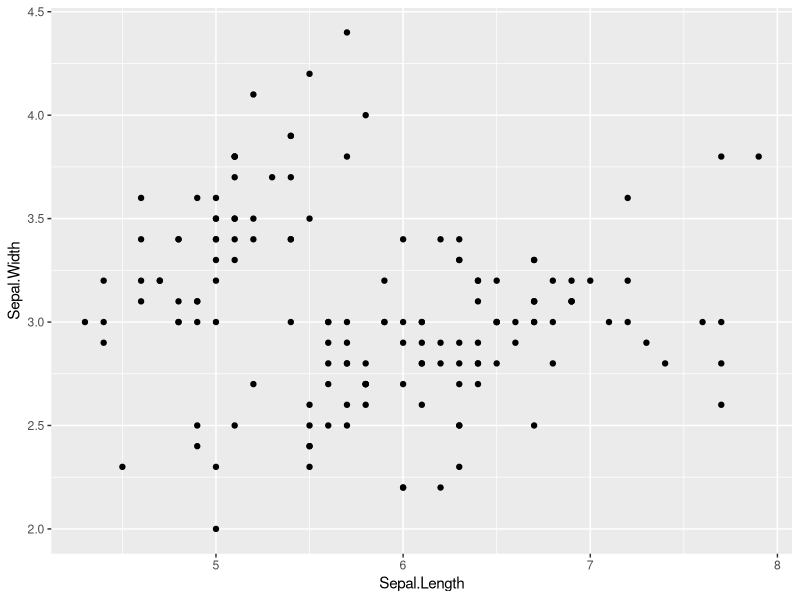
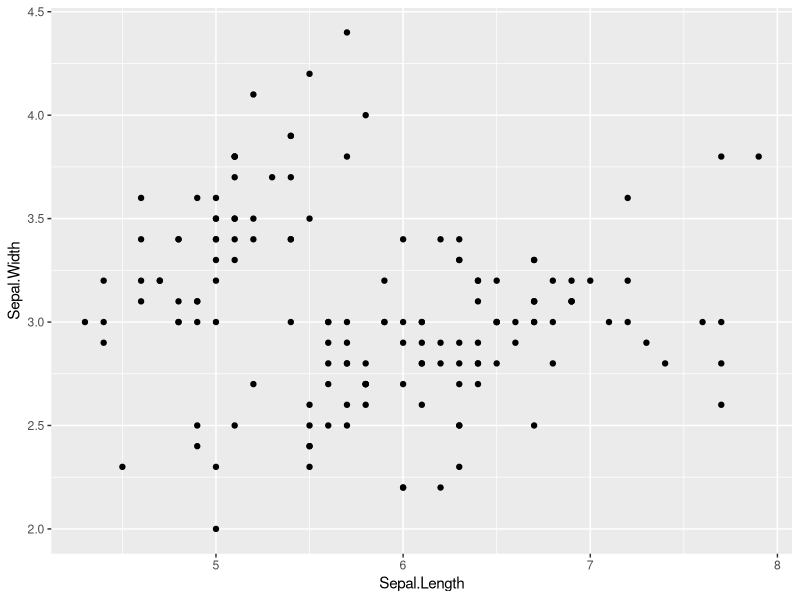
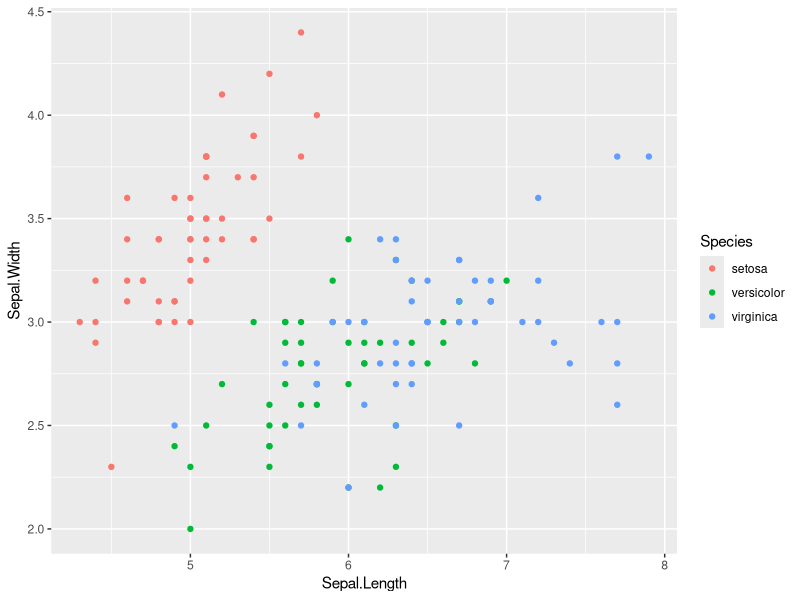
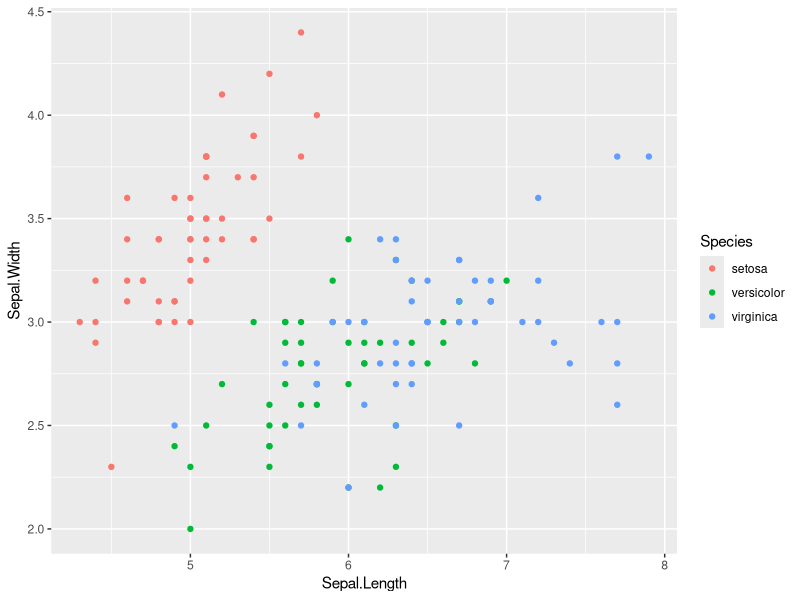
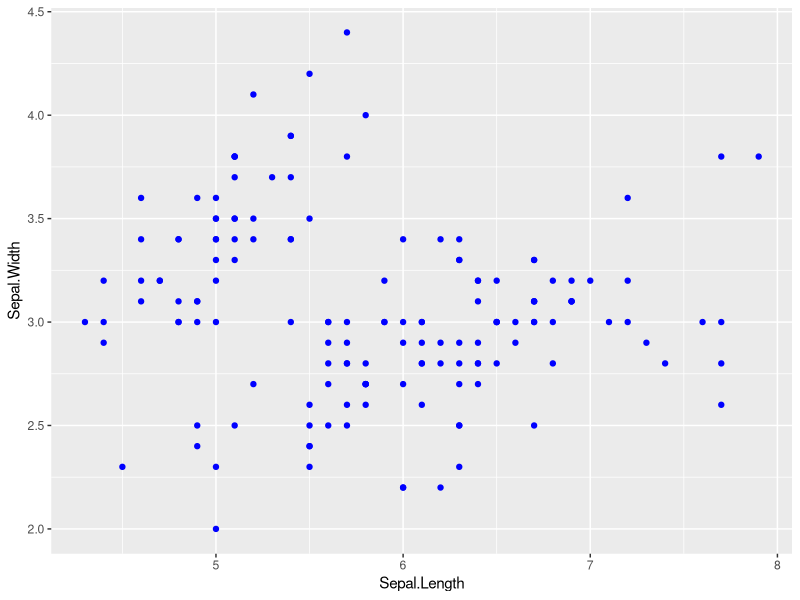
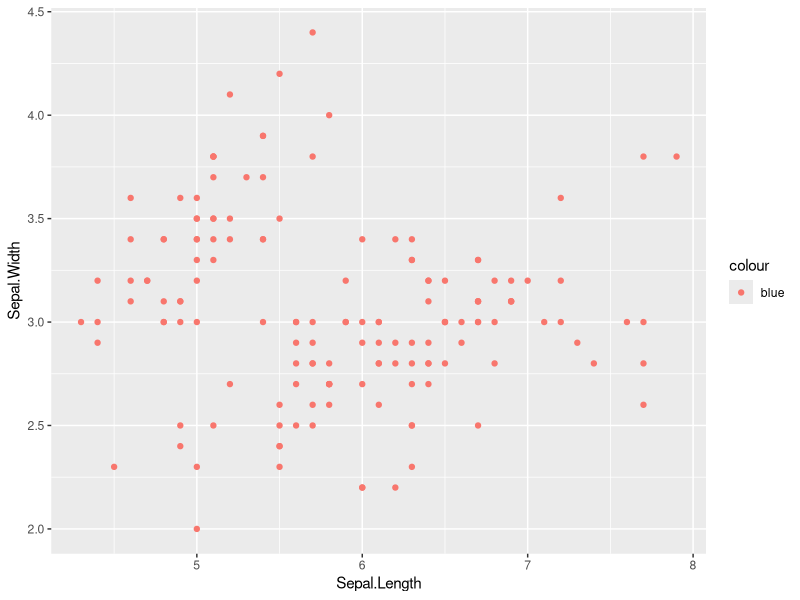
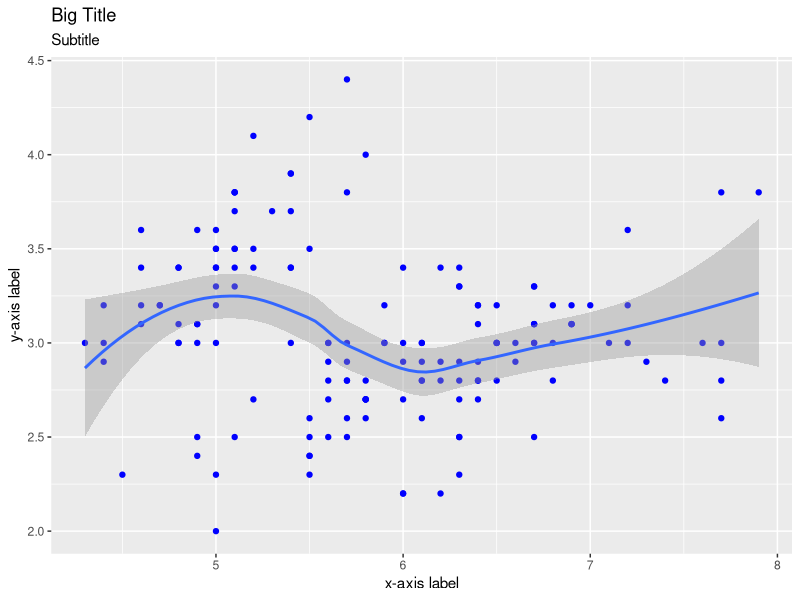

The R source for these figures, in order:
## ---- chunk 1
knitr::opts_chunk$set(echo = TRUE, error = TRUE)
## ---- chunk 2
name = c("Leia", "Luke", "Han")
height = c(150, 175, 185)
force = c(TRUE, TRUE, FALSE)
## ---- chunk 3
ind1 = c("Leia", 150, TRUE)
ind2 = c("Luke", 175, TRUE)
ind3 = c("Han", 185, FALSE)
## ---- chunk 4
mat = cbind(name, height, force)
mat
## ---- chunk 5
lst = list(
  name = c("Leia", "Luke", "Han"),
  height = c(150, 175, 185),
  force = c(TRUE, TRUE, FALSE)
)

lst
## ---- chunk 6
# create a data frame
dat = data.frame(
  name = c("Leia", "Luke", "Han"),
  height = c(150, 175, 185),
  force = c(TRUE, TRUE, FALSE)
)

dat
## ---- chunk 7
# as a list
dat[1]
## ---- chunk 8
# double brackets as "unboxing"
dat[[1]]
## ---- chunk 9
# double brackets as "unboxing"
dat[["force"]]
## ---- chunk 10
dat$name
## ---- chunk 11
# cell 1, 1
dat[1, 1]

dat[2, 3]
## ---- chunk 12
# 2nd column
dat[ ,2]
## ---- chunk 13
# columns 2, 3, and 1
dat[ ,c(2, 3, 1)]
## ---- chunk 14
# rows 2, 3, and 1
dat[c(2, 3, 1), ]
## ---- chunk 15
library(tidyverse)
## ---- chunk 16
head(iris)
## ---- chunk 17
# build/assemble graphics by adding "layers"
ggplot(data = iris, 
       mapping = aes(x = Sepal.Length, y = Sepal.Width)) +
  geom_point()
## ---- chunk 18
# build/assemble graphics by adding "layers"
ggplot(iris, aes(x = Sepal.Length, y = Sepal.Width)) +
  geom_point()
## ---- chunk 19
# build/assemble graphics by adding "layers"
ggplot(data = iris, 
       mapping = aes(x = Sepal.Length, y = Sepal.Width, color = Species)) +
  geom_point()
## ---- chunk 20
ggplot(data = iris, 
       mapping = aes(x = Sepal.Length, y = Sepal.Width)) +
  geom_point(mapping = aes(color = Species))
## ---- chunk 21
ggplot(data = iris, 
       mapping = aes(x = Sepal.Length, y = Sepal.Width)) +
  geom_point(color = "blue")
## ---- chunk 22
ggplot(data = iris, 
       mapping = aes(x = Sepal.Length, y = Sepal.Width)) +
  geom_point(aes(color = "blue"))
## ---- chunk 23
ggplot(data = iris, 
       mapping = aes(x = Sepal.Length, y = Sepal.Width)) +
  geom_point(color = "blue") +
  geom_smooth() +
  labs(title = "Big Title", 
       subtitle = "Subtitle", 
       x = "x-axis label", 
       y = "y-axis label")
